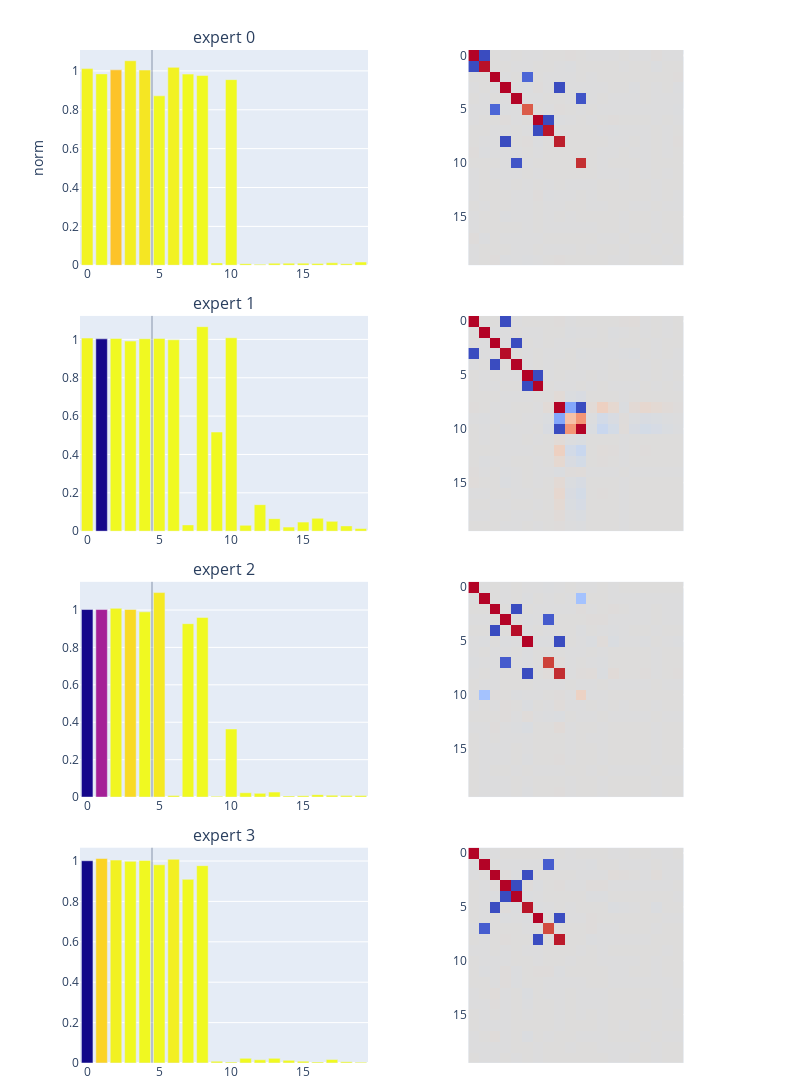

This figure's notebook cell:
### Code cell
render_features(model)

### Figure 1 — Plotly figure (JSON) as saved in the notebook; plotly's stock layout.template omitted (floating-point values rounded to 4 significant figures; data arrays with more than 128 entries replaced by an {"elided": "..."} marker saying what was removed)
{"data": [{"marker": {"cmax": 1, "cmin": 0, "color": [0.9848, 1.012, 0.8718, 0.9764, 0.9551, 1.006, 0.9837, 1.018, 1.052, 1.403, 1.004, 1.4, 1.406, 1.422, 1.408, 1.414, 1.356, 1.411, 1.404, 1.384]}, "type": "bar", "x": [0, 1, 2, 3, 4, 5, 6, 7, 8, 9, 10, 11, 12, 13, 14, 15, 16, 17, 18, 19], "xaxis": "x", "y": [1.012, 0.9846, 1.005, 1.052, 1.004, 0.8718, 1.018, 0.9836, 0.9761, 0.01194, 0.9551, 0.00831, 0.004752, 0.01018, 0.01044, 0.01094, 0.009364, 0.0126, 0.008233, 0.01666], "yaxis": "y"}, {"colormodel": "rgba256", "customdata": {"elided": "20x20 float values"}, "hovertemplate": "expert 0<br>In: %{x}<br>Out: %{y}<br> weight: %{customdata:0.2f}", "type": "image", "xaxis": "x2", "yaxis": "y2", "z": {"elided": "1600 int values"}}, {"marker": {"cmax": 1, "cmin": 0, "color": [0.9917, 0.01635, 1.003, 1.007, 1.005, 0.9979, 1.005, 1.565, 1.149, 1.479, 1.2, 1.56, 1.56, 1.552, 1.501, 1.54, 1.562, 1.566, 1.559, 1.527]}, "type": "bar", "x": [0, 1, 2, 3, 4, 5, 6, 7, 8, 9, 10, 11, 12, 13, 14, 15, 16, 17, 18, 19], "xaxis": "x3", "y": [1.007, 1.003, 1.005, 0.9913, 1.003, 1.005, 0.9979, 0.03274, 1.066, 0.5171, 1.009, 0.03053, 0.1382, 0.06524, 0.0213, 0.04719, 0.0671, 0.05114, 0.02749, 0.01385], "yaxis": "y3"}, {"colormodel": "rgba256", "customdata": {"elided": "20x20 float values"}, "hovertemplate": "expert 1<br>In: %{x}<br>Out: %{y}<br> weight: %{customdata:0.2f}", "type": "image", "xaxis": "x4", "yaxis": "y4", "z": {"elided": "1600 int values"}}, {"marker": {"cmax": 1, "cmin": 0, "color": [0.01662, 0.3639, 0.9903, 0.9266, 1.009, 0.9612, 1.424, 1.003, 1.094, 1.429, 1.003, 1.429, 1.435, 1.446, 1.355, 1.422, 1.436, 1.39, 1.374, 1.449]}, "type": "bar", "x": [0, 1, 2, 3, 4, 5, 6, 7, 8, 9, 10, 11, 12, 13, 14, 15, 16, 17, 18, 19], "xaxis": "x5", "y": [1.002, 1.002, 1.009, 1.003, 0.9902, 1.093, 0.008678, 0.9268, 0.9601, 0.00448, 0.3639, 0.02311, 0.02006, 0.02675, 0.006158, 0.007629, 0.01312, 0.01006, 0.007892, 0.008622], "yaxis": "y5"}, {"colormodel": "rgba256", "customdata": {"elided": "20x20 float values"}, "hovertemplate": "expert 2<br>In: %{x}<br>Out: %{y}<br> weight: %{customdata:0.2f}", "type": "image", "xaxis": "x6", "yaxis": "y6", "z": {"elided": "1600 int values"}}, {"marker": {"cmax": 1, "cmin": 0, "color": [0.00865, 0.9094, 0.9815, 1.003, 0.9986, 1.005, 0.9771, 1.012, 1.009, 1.378, 1.382, 1.385, 1.404, 1.404, 1.403, 1.364, 1.391, 1.404, 1.402, 1.355]}, "type": "bar", "x": [0, 1, 2, 3, 4, 5, 6, 7, 8, 9, 10, 11, 12, 13, 14, 15, 16, 17, 18, 19], "xaxis": "x7", "y": [1.001, 1.012, 1.004, 0.9983, 1.002, 0.9811, 1.009, 0.9093, 0.9769, 0.00861, 0.004644, 0.02309, 0.01582, 0.02309, 0.01304, 0.009038, 0.005304, 0.01725, 0.006714, 0.004136], "yaxis": "y7"}, {"colormodel": "rgba256", "customdata": {"elided": "20x20 float values"}, "hovertemplate": "expert 3<br>In: %{x}<br>Out: %{y}<br> weight: %{customdata:0.2f}", "type": "image", "xaxis": "x8", "yaxis": "y8", "z": {"elided": "1600 int values"}}], "layout": {"annotations": [{"font": {"size": 16}, "showarrow": false, "text": "expert 0", "x": 0.225, "xanchor": "center", "xref": "paper", "y": 1, "yanchor": "bottom", "yref": "paper"}, {"font": {"size": 16}, "showarrow": false, "text": "expert 1", "x": 0.225, "xanchor": "center", "xref": "paper", "y": 0.7375, "yanchor": "bottom", "yref": "paper"}, {"font": {"size": 16}, "showarrow": false, "text": "expert 2", "x": 0.225, "xanchor": "center", "xref": "paper", "y": 0.475, "yanchor": "bottom", "yref": "paper"}, {"font": {"size": 16}, "showarrow": false, "text": "expert 3", "x": 0.225, "xanchor": "center", "xref": "paper", "y": 0.2125, "yanchor": "bottom", "yref": "paper"}], "height": 1200, "margin": {"b": 20, "t": 50}, "shapes": [{"line": {"width": 0.5}, "type": "line", "x0": 4.5, "x1": 4.5, "xref": "x", "y0": 0, "y1": 1, "yref": "y domain"}, {"line": {"width": 0.5}, "type": "line", "x0": 4.5, "x1": 4.5, "xref": "x3", "y0": 0, "y1": 1, "yref": "y3 domain"}, {"line": {"width": 0.5}, "type": "line", "x0": 4.5, "x1": 4.5, "xref": "x5", "y0": 0, "y1": 1, "yref": "y5 domain"}, {"line": {"width": 0.5}, "type": "line", "x0": 4.5, "x1": 4.5, "xref": "x7", "y0": 0, "y1": 1, "yref": "y7 domain"}], "showlegend": false, "width": 800, "xaxis": {"anchor": "y", "domain": [0, 0.45], "visible": true}, "xaxis2": {"anchor": "y2", "domain": [0.55, 1], "visible": false}, "xaxis3": {"anchor": "y3", "domain": [0, 0.45], "visible": true}, "xaxis4": {"anchor": "y4", "domain": [0.55, 1], "visible": false}, "xaxis5": {"anchor": "y5", "domain": [0, 0.45], "visible": true}, "xaxis6": {"anchor": "y6", "domain": [0.55, 1], "visible": false}, "xaxis7": {"anchor": "y7", "domain": [0, 0.45], "visible": true}, "xaxis8": {"anchor": "y8", "domain": [0.55, 1], "visible": false}, "yaxis": {"anchor": "x", "domain": [0.7875, 1], "title": {"text": "norm"}, "visible": true}, "yaxis2": {"anchor": "x2", "domain": [0.7875, 1]}, "yaxis3": {"anchor": "x3", "domain": [0.525, 0.7375], "visible": true}, "yaxis4": {"anchor": "x4", "domain": [0.525, 0.7375]}, "yaxis5": {"anchor": "x5", "domain": [0.2625, 0.475], "visible": true}, "yaxis6": {"anchor": "x6", "domain": [0.2625, 0.475]}, "yaxis7": {"anchor": "x7", "domain": [0, 0.2125], "visible": true}, "yaxis8": {"anchor": "x8", "domain": [0, 0.2125]}}}
